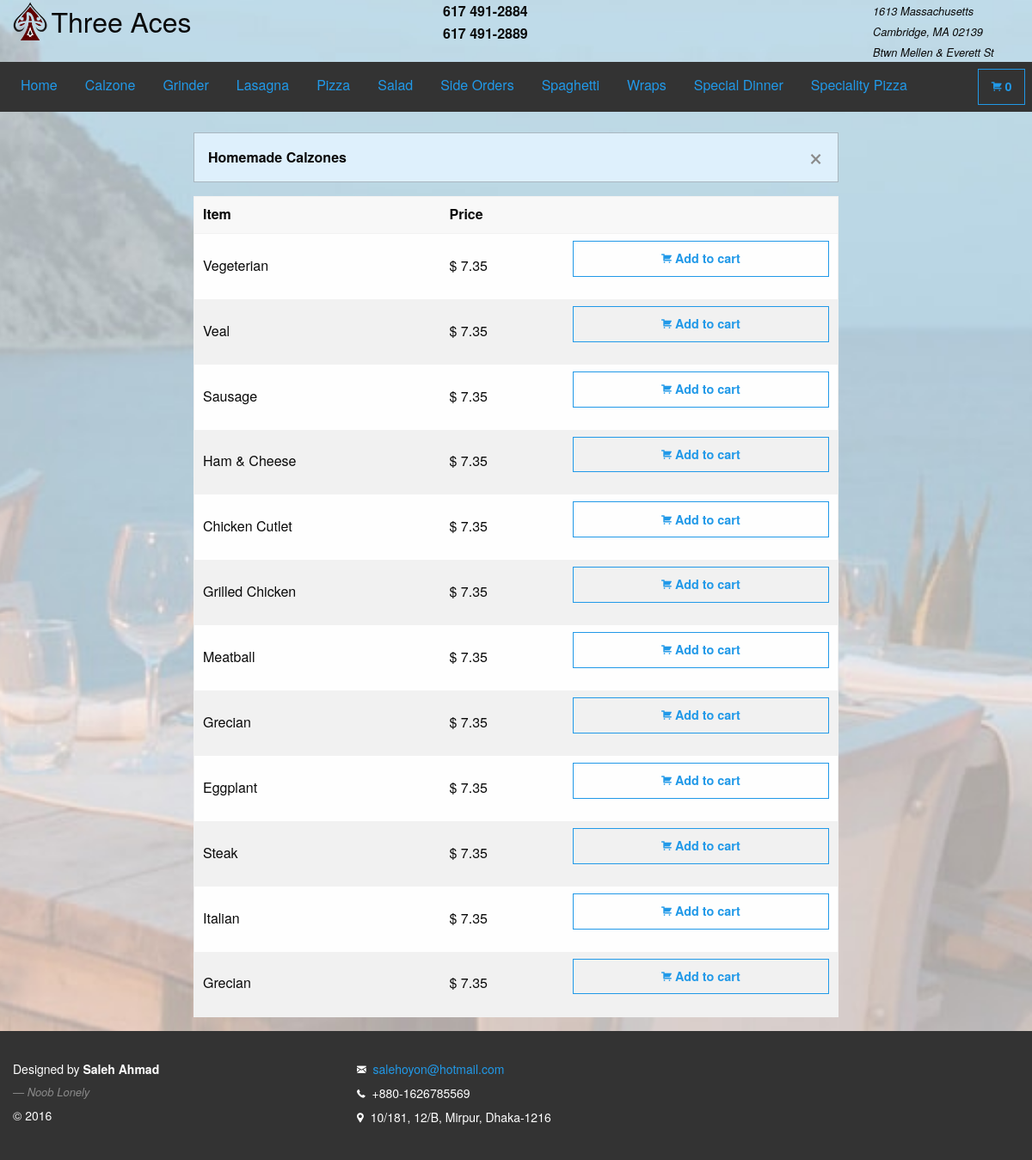
Before: /calzone.php with the older database file.
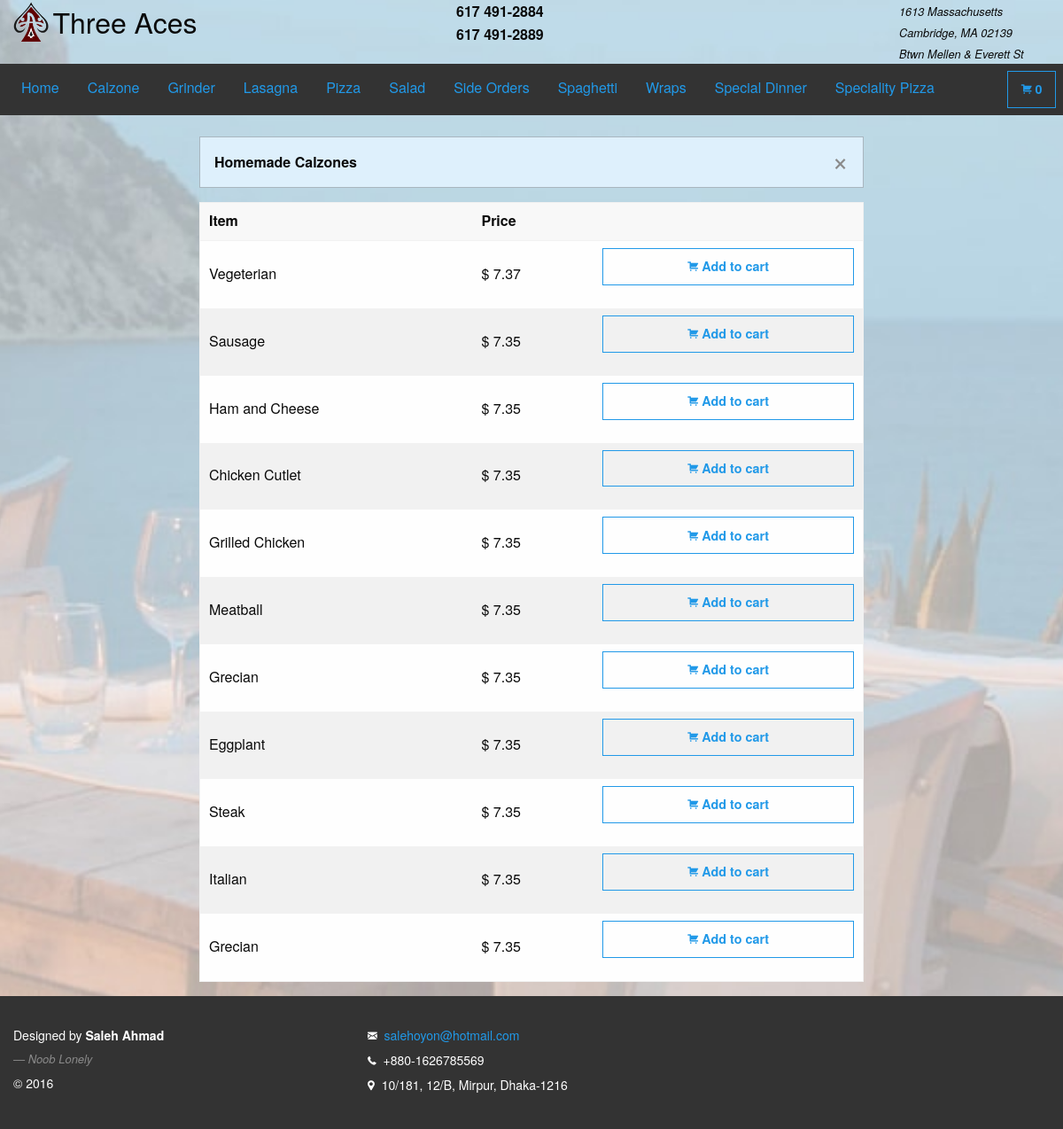
After: the same page with the newer database file.
### tables this page shows
CREATE TABLE IF NOT EXISTS `calzone` (
`id` bigint(22) NOT NULL COMMENT 'Calzone ID',
  `name` text NOT NULL COMMENT 'Calzone Name',
  `price` decimal(10,2) NOT NULL COMMENT 'Calzone Price'
);

### model/db.php (called while the page is built, shortened)
<?php
function calzone()
{
    $conn        = db_conn();
    $selectQuery = 'SELECT * FROM `calzone`';
    try{
        $stmt = $conn->query($selectQuery);
    }catch(PDOException $e){
        handle_sql_errors($selectQuery, $e->getMessage());
    }
    $row = $stmt->fetchAll(PDO::FETCH_ASSOC);
    return $row;
}

### controller/dataCollector.php (called while the page is built, shortened)
<?php
require_once 'model/db.php';
function getCalzones()
{
    $row = calzone();
    return $row;
}

### calzone.php (the view, shortened to what this page needs)
<?php
require_once 'controller/dataCollector.php';
$row = getCalzones();
?>
<!doctype html>
<html class="no-js" lang="en">
    <head>
        <?php require_once 'includes/head.php'; ?>
    </head>
    <body>
        <div class="cover-image"></div>
        <div id="wrap">
            <main>
                <header>
                    <?php include_once 'includes/upperHeader.php';?>
                    <nav id="fixed-top-nav-sec">
                        <?php require_once 'includes/navbar.php'; ?>
                    </nav>
                </header>
                <br/>
                <section>
                    <div class="small-12 columns">
                        <div class="small-8 small-centered columns">
                            <div class="panel callout primary" data-closable>
                                <strong>Homemade Calzones</strong>
                                <button class="close-button" aria-label="Dismiss alert" type="button" data-close>
                                    <span aria-hidden="true">&times;</span>
                                </button>
                            </div>
                            <table style="width: 100%">
                                <thead>
                                <tr>
                                    <th>Item</th>
                                    <th>Price</th>
                                    <th></th>
                                </tr>
                                </thead>
                                <tbody>
                                <?php foreach($row as $r): ?>
                                    <tr data-id ="<?= htmlentities(stripcslashes($r['id']), ENT_QUOTES, 'UTF-8'); ?>" data-type="Calzone">
                                        <td><?= htmlentities(stripcslashes($r['name']), ENT_QUOTES, 'UTF-8'); ?></td>
                                        <td> $ <?= htmlentities(stripcslashes($r['price']), ENT_QUOTES, 'UTF-8'); ?></td>
                                        <td>
                                            <button type="button" class="button hollow primary expanded item">
                                                <i class="fi-shopping-cart"></i>
                                                <strong>Add to cart</strong>
                                            </button>
                                        </td>
                                    </tr>
                                <?php endforeach; ?>
                                </tbody>
                            </table>
                        </div>
                    </div>
                </section>
            </main>
        </div>
        <footer>
            <?php include_once 'includes/footer.php';?>
        </footer>
    </body>
</html>

### includes/head.php (shortened to what this page needs)
<link rel="stylesheet" href="<?= SERVER ?>/css/normalize.css">
<link rel="stylesheet" href="<?= SERVER ?>/css/foundation.min.css">
<link rel="stylesheet" href="<?= SERVER ?>/css/foundation-icons/foundation-icons.css" />
<link rel="stylesheet" href="<?= SERVER ?>/css/main.css">

### includes/upperHeader.php (shortened to what this page needs)
<div class="row">
    <div class="small-4 medium-5 columns">
        <img src="<?php echo SERVER; ?>/img/aces_logo.png" width="40px" style="padding-bottom: 20px;" alt="Three Aces Logo">
        <span class="title">Three Aces</span>
    </div>
    <div class="small-4 medium-5 columns">
        <p>
            <strong>
                617 491-2884<br/>
                617 491-2889
            </strong>
        </p>
    </div>
    <div class="small-4 medium-2 columns">
        <address>
            <small>
                1613 Massachusetts<br/>
                Cambridge, MA 02139<br/>
                Btwn Mellen & Everett St
            </small>
        </address>
    </div>
</div>

### includes/navbar.php (shortened to what this page needs)
<div class="top-bar" id="example-menu">
    <div class="row">
        <div class="small">
            <div class="top-bar-left">
                <ul class="dropdown menu" data-dropdown-menu>
                    <li <?= $_SERVER['SCRIPT_NAME'] == '/threeAces/' ? 'class="active"' : '' ?>><a href="<?php echo SERVER ?>">Home</a></li>
                    <li <?= $_SERVER['SCRIPT_NAME'] == '/threeAces/calzone' ? 'class="active"' : '' ?>><a href="calzone">Calzone</a></li>
                    <li <?= $_SERVER['SCRIPT_NAME'] == '/threeAces/grinder' ? 'class="active"' : '' ?>><a href="grinder">Grinder</a></li>
                    <li <?= $_SERVER['SCRIPT_NAME'] == '/threeAces/lasagna' ? 'class="active"' : '' ?>><a href="lasagna">Lasagna</a></li>
                    <li <?= $_SERVER['SCRIPT_NAME'] == '/threeAces/pizza' ? 'class="active"' : '' ?>><a href="pizza">Pizza</a></li>
                    <li <?= $_SERVER['SCRIPT_NAME'] == '/threeAces/salad' ? 'class="active"' : '' ?>><a href="salad">Salad</a></li>
                    <li <?= $_SERVER['SCRIPT_NAME'] == '/threeAces/sideorders' ? 'class="active"' : '' ?>><a href="sideorders">Side Orders</a></li>
                    <li <?= $_SERVER['SCRIPT_NAME'] == '/threeAces/spaghetti' ? 'class="active"' : '' ?>><a href="spaghetti">Spaghetti</a></li>
                    <li <?= $_SERVER['SCRIPT_NAME'] == '/threeAces/wraps' ? 'class="active"' : '' ?>><a href="wraps">Wraps</a></li>
                    <li <?= $_SERVER['SCRIPT_NAME'] == '/threeAces/specialdinners' ? 'class="active"' : '' ?>><a href="specialdinners">Special Dinner</a></li>
                    <li <?= $_SERVER['SCRIPT_NAME'] == '/threeAces/specialitypizza' ? 'class="active"' : '' ?>><a href="specialitypizza">Speciality Pizza</a></li>
                </ul>
            </div>
            <div class="top-bar-right">
                <ul class="menu">
                    <div>
                        <a href="checkout" class="button primary hollow">
                            <i class="fi-shopping-cart"></i>
                            <strong><?php echo count($_SESSION['cart']); ?></strong>
                        </a>
                    </div>
                </ul>
            </div>
        </div>
    </div>
</div>

### includes/footer.php
<div class="row">
    <div class="small-4 columns">
        <span>Designed by <strong>Saleh Ahmad</strong></span><br/>
        <cite>Noob Lonely</cite> &copy; <?php echo date("Y") ?>
    </div>
    <div class="small-4 columns end">
        <i class="fi-mail"></i>&nbsp;&nbsp;<a href="mailto:salehoyon@hotmail.com?cc=nissongo102@gmail.com&amp;subject=Feedback&amp;body=Dear%20Buddy%2C%0A" target="_top">salehoyon@hotmail.com</a><br/>
        <i class="fi-telephone"></i>&nbsp;&nbsp;+880-1626785569<br/>
        <i class="fi-marker"></i>&nbsp;&nbsp;10/181, 12/B, Mirpur, Dhaka-1216
    </div>
</div>

### css/main.css (style rules this page uses)
html { color: #222; font-size: 1em; line-height: 1.4; }
audio, canvas, iframe, img, svg, video { vertical-align: middle; }
.cover-image { position: fixed; top: 0; left: 0; right: 0; z-index: -1; top:0; background: url("../img/back-image.jpg") bottom no-repeat fixed; background-size: cover; height: 100%; }
.top-bar, .top-bar ul { background-color: #333; }
.top-bar { overflow-x: auto; }
#wrap { min-height: 100%; }
main { overflow:auto; padding-bottom: 150px; }
footer { background: #333; color:#fff; position: relative; margin-top: -150px; clear:both; padding: 30px 0; height: 150px; font-size: 14px; line-height: 2 }
.title { font-size: 32px; font-weight: 400; font-family: "Helvetica Neue", Helvetica, Arial, sans-serif; }
body { scrollbar-face-color: #def0fc; scrollbar-shadow-color: #99B0BD; scrollbar-arrow-color: #686F73; scrollbar-track-color: #EFF0F5; }

Changed rows visible on the page:
removed calzone: name "Veal", price "7.35"
changed calzone "Vegeterian": price "7.35" → "7.37"
changed calzone: name "Ham & Cheese" → "Ham and Cheese"
